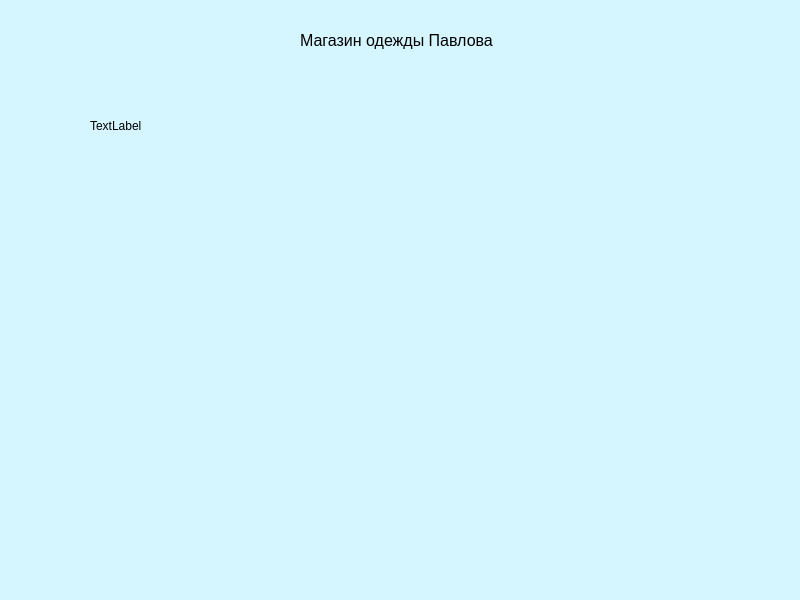
<?xml version="1.0" encoding="UTF-8"?>
<ui version="4.0">
 <class>MainWindow</class>
 <widget class="QMainWindow" name="MainWindow">
  <property name="geometry">
   <rect>
    <x>0</x>
    <y>0</y>
    <width>800</width>
    <height>600</height>
   </rect>
  </property>
  <property name="windowTitle">
   <string>MainWindow</string>
  </property>
  <property name="styleSheet">
   <string notr="true">background-color: rgb(213, 246, 255);</string>
  </property>
  <widget class="QWidget" name="centralwidget">
   <widget class="QLabel" name="label">
    <property name="geometry">
     <rect>
      <x>300</x>
      <y>10</y>
      <width>201</width>
      <height>61</height>
     </rect>
    </property>
    <property name="font">
     <font>
      <pointsize>12</pointsize>
     </font>
    </property>
    <property name="text">
     <string>Магазин одежды Павлова</string>
    </property>
   </widget>
   <widget class="QLabel" name="label_2">
    <property name="geometry">
     <rect>
      <x>90</x>
      <y>100</y>
      <width>131</width>
      <height>51</height>
     </rect>
    </property>
    <property name="text">
     <string>TextLabel</string>
    </property>
   </widget>
  </widget>
  <widget class="QMenuBar" name="menubar">
   <property name="geometry">
    <rect>
     <x>0</x>
     <y>0</y>
     <width>800</width>
     <height>21</height>
    </rect>
   </property>
  </widget>
  <widget class="QStatusBar" name="statusbar"/>
 </widget>
 <resources/>
 <connections/>
</ui>
